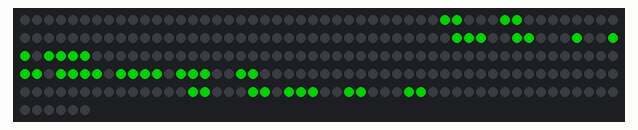
Recording of a program running on a simulated ESP32 board running MicroPython. On the bench: 256 RGB LEDs in strip order, left to right, continuing on the next row. Dim RGB values are drawn brighter than linear; library files of the repository ran but are not shown: font_neopix.py. At 3.0 s the program stops and its outputs stay as they are.

Above: at 0.5 s.
At 1.42 s:
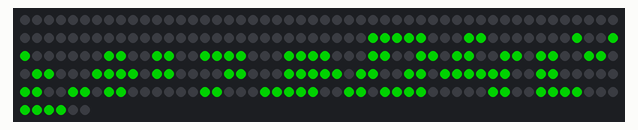
At 2.36 s:
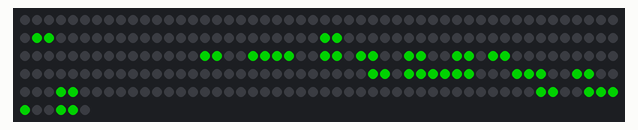

The program:

neopix_ejem1.py
```python
# This is a Simple Scroll.
# Scroll_text('Text',Color,Delay in ms)

import machine,time
import lib_neopix as neopx

cartel = neopx.Neopix(32,8,machine.Pin(4))
green = (0,120,0)

cartel.scroll_text('Neopixel',green,10)
```

lib_neopix.py
```python
# lib_neopix  V 1.2
# Develop by Rodrigo Carita

# Esta es mi libreria especial para Panel Neopixel 32 x 8
# Controlado por un microcontrolador ESP32

import machine,neopixel, time
from font_neopix import dameletra

# _____________________________ Library from here ______________________________

class Neopix:

    def __init__(self,width,height,control):

        self.black = (0, 0, 0)
        self.red = (10, 0, 0)
        self.yellow = (255, 150, 0)
        self.green = (0, 10, 0)
        self.cyan = (0, 10, 10)
        self.blue = (0, 0, 10)
        self.purple = (10, 0, 10)
        self.white = (100, 100, 100)

        self.ancho = width
        self.alto = height
        self.pincon = control
        self.totaleds = self.ancho * self.alto
        self.np = neopixel.NeoPixel(self.pincon,self.totaleds)
        self.full = (10,10,10)

    def help(self):
        print("Library created by Rodrigo Carita.")
        print("Version: 1.2 ")
        print("This library is for control Matriz of NeoPixels 32x8 ")
        print("You have the follow Functions")
        print("fill(), show(), pixel(), line(), square(), letra(), text(), mono_matriz(), scroll_text()")

    def show(self):
        self.np.write()

    def fill(self,color):
        if (color == 0):
            for x in range(0,self.totaleds):
                self.np[x] = (0,0,0)
        elif (color == 1):
            for x in range(0,self.totaleds):
                self.np[x] = self.full
        else:
            for x in range(0,self.totaleds):
                self.np[x] = color

    def pixel(self,corx,cory,color):
        numpix = 0
        if corx < self.ancho and corx >= 0 and cory < self.alto and cory >= 0:
            if cory % 2 == 0:
                numpix = int((cory/2) * pow(8,2) + corx)
            else:
                numpix = (self.ancho*(cory+1)) + (-corx-1)
            self.np[numpix] = color

    def line(self,inix, iniy, finx, finy, color):
        if finx - inix != 0:
            m = (finy-iniy)/(finx-inix)
            b = finy - (m*finx)
            for x in range (inix,finx+1):
                y = (m*x)+b
                self.pixel(x,round(y),color)
            for x in range (finx,inix):
                y = (m*x)+b
                self.pixel(x,round(y),color)
        else:
            for y in range(iniy,finy+1):
                self.pixel(inix,y,color)

    def square(self,xini,yini,xfin,yfin,color,lleno):
        for p in range(xini,xfin+1):
            self.pixel(p,yini, color)
            self.pixel(p,yfin, color)
        for q in range(yini,yfin+1):
            self.pixel(xini,q, color)
            self.pixel(xfin,q, color)

    def comple_t(self,arr,cbit):
        mm = ''
        for q in range(2,cbit-len(bin(arr)) + 2):
            mm = mm + '0'
        for r in range(2,len(bin(arr))):
            mm = mm + bin(arr)[r]
        return mm

    def crea_rr(self,ltt,cbit):
        if (ord(ltt) != 32):
            x = dameletra(ltt)
            s = [0] * len(x)
            for p in range(0,8):
                s[p] = self.comple_t(x[p],len(s))
            s[p+1] = x[len(x)-1]
            mini = 8
            for mtmt in range(0,len(s)-1):
                cont = 0
                for vx in s[mtmt]:
                    if(vx == '1' and cont < mini ):
                        mini = cont
                    cont = cont + 1
            mtv = [0]*8
            for mt2 in range(0,len(s)-1):
                mm2 = ''
                for vx in range(0,x[8]):
                    mm2 = mm2 + s[mt2][mini+vx]
                mm2 = mm2 + '0'
                mtv[mt2] = mm2
        else:
            mtv = ['000']*8
        return mtv

    def concatena_l(self,cadena):
        clet = len(cadena)
        gen = ['']*8
        fer = ['']*len(cadena)
        for f in range(0,clet):
            fer[f] = self.crea_rr(cadena[f],8)
        for h in range(0,8):
            for g in range(0,clet):
                gen[h] = str(gen[h]) + str(fer[g][h])
        return gen

    def letra(self,letra,posx,posy,color):
        bits = 8
        mimat = self.crea_rr(letra,bits)
        fila = 0
        for row in mimat[:len(mimat)]:
            iden=0
            for col in range(0,len(mimat[1])):
                if((col+posx) < self.ancho):
                    if((col+posx) >= 0):
                        if (row[col] == '1'):
                            self.pixel(col+posx,fila + posy ,color)
            fila = fila + 1

    def text(self,cadena,posx,posy,color):
        mut = self.concatena_l(cadena)
        for row in range(0,self.alto):
            for col in range(0,len(mut[0])):
                if((col+posx) < self.ancho):
                    if((col+posx) >= 0):
                        if(mut[row][col] == '1'):
                            self.pixel(col+posx,row+posy,color)

    def mono_matriz(self,array,posx,posy,color):
        for row in range(0,len(array)):
            for col in range(0,len(array[0])):
                if((col+posx) <self.ancho):
                    if((col+posx) >= 0):
                        if(array[row][col] == '1'):
                            self.pixel(col+posx,row+posy,color)


    def scroll_text(self, text, color, velo):
        self.fill(0)
        message_width = len(text)*8        # Message width in pixels.
        frame = 0                          # Currently displayed frame.
        posx = 32
        mtr = self.concatena_l(text)

        while True:
            self.fill(0)
            self.mono_matriz(mtr,posx,0,color)
            self.show()
            if(posx <= -message_width):
                break
            posx -=1
            time.sleep_ms(velo)


# _____________________________ Constructor ___________________
# cartel = Neopix(32,8,machine.Pin(4))
# cartel.pixel(2,1,cartel.green)
# _____________________________________________________________
```
